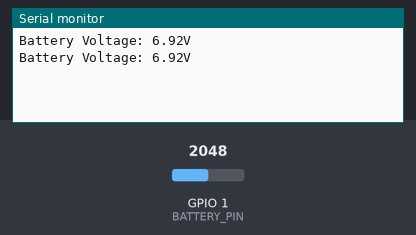
The sketch below on a simulated ESP32. Shown: the last lines printed to the serial monitor. The test bench sets the inputs (shaded band); at power-on: GPIO 1 (BATTERY_PIN) = 2048 (analog values on the 0–4095 scale).

Above: at 1.8 s.
1.9 s: GPIO 1 (BATTERY_PIN) set to 2866
At 2.7 s:
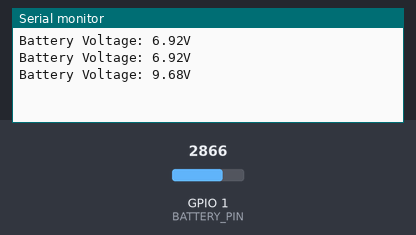
3.4 s: GPIO 1 (BATTERY_PIN) set to 3603
At 4.8 s:
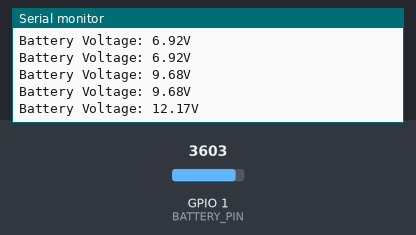
Timing chart, 0 to 6.4 s (numbered marks = the images above; inputs shaded):
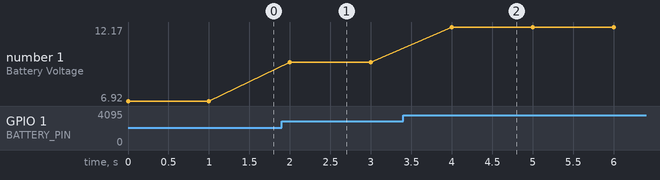

Measured:
- after the input at 1.9 s, the serial monitor: prints a new line after 0.10 s (image 1)
- after the input at 3.4 s, the serial monitor: prints a new line after 0.60 s (image 2)
- plotted number 1: 6.92 → 9.68 after the input at 1.9 s, 9.68 → 12.17 after the input at 3.4 s

The sketch:

Battery_volatge.ino
```cpp
#define BATTERY_PIN 1 // ADC pin connected to the voltage divider
#define R1 15000       // Resistor R1 value in ohms
#define R2 4700        // Resistor R2 value in ohms

void setup() {
  Serial.begin(115200);
  analogReadResolution(12); // ESP32 ADC has 12-bit resolution
}

void loop() {
  // Read the raw ADC value
  int adcValue = analogRead(BATTERY_PIN);

  // Convert ADC value to voltage (scaled for 3.3V reference)
  float scaledVoltage = (adcValue / 4095.0) * 3.3;

  // Calculate the actual battery voltage using the voltage divider
  float batteryVoltage = scaledVoltage * (R1 + R2) / R2;

  // Print the battery voltage
  Serial.print("Battery Voltage: ");
  Serial.print(batteryVoltage);
  Serial.println("V");

  delay(1000); // Update every second
}
```
